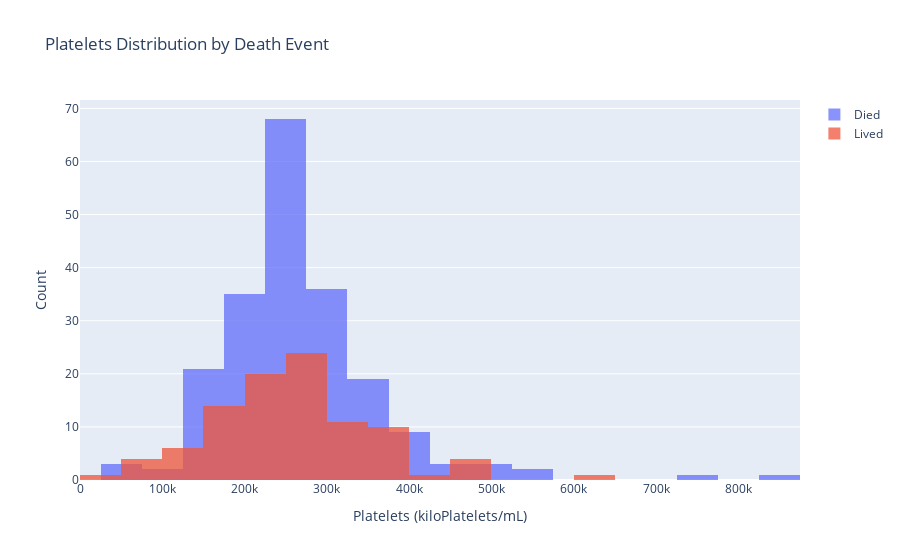

Notebook cell for this chart:
### Markdown cell above
By Platelets

### Code cell
fig = go.Figure()

fig.add_trace( go.Histogram(
    x=died["platelets"], 
    name="Died"
) )

fig.add_trace( go.Histogram(
    x=lived["platelets"],
    name="Lived"
) )



fig.update_layout(
    title="Platelets Distribution by Death Event",
    xaxis_title="Platelets (kiloPlatelets/mL)",
    yaxis_title="Count",
    barmode='overlay')
fig.update_traces(opacity=0.75)
fig.show()

### Figure 1 — Plotly figure (JSON) as saved in the notebook; plotly's stock layout.template omitted (floating-point values rounded to 4 significant figures; data arrays with more than 128 entries replaced by an {"elided": "..."} marker saying what was removed)
{"data": [{"name": "Died", "opacity": 0.75, "type": "histogram", "x": {"elided": "203 float values"}}, {"name": "Lived", "opacity": 0.75, "type": "histogram", "x": [265000, 263400.0, 162000, 210000, 327000, 204000, 127000, 454000, 263400.0, 388000, 368000, 253000, 136000, 276000, 47000, 262000, 166000, 237000, 87000, 297000, 289000, 263400.0, 149000, 196000, 284000, 153000, 200000, 263400.0, 360000, 319000, 188000, 228000, 226000, 321000, 329000, 263400.0, 153000, 185000, 194000, 310000, 271000, 451000, 140000, 395000, 166000, 418000, 263400.0, 351000, 255000, 461000, 319000, 254000, 390000, 216000, 385000, 119000, 213000, 274000, 244000, 497000, 243000, 266000, 204000, 196000, 302000, 210000, 621000, 306000, 351000, 263400.0, 217000, 271000, 263400.0, 338000, 225000, 235000, 75000, 334000, 192000, 70000, 221000, 265000, 224000, 219000, 389000, 153000, 365000, 126000, 223000, 244000, 151000, 263400.0, 62000, 314000, 198000, 263400.0]}], "layout": {"autosize": true, "barmode": "overlay", "title": {"text": "Platelets Distribution by Death Event"}, "xaxis": {"autorange": true, "range": [0, 875000], "title": {"text": "Platelets (kiloPlatelets/mL)"}, "type": "linear"}, "yaxis": {"autorange": true, "range": [0, 71.58], "title": {"text": "Count"}}}}
